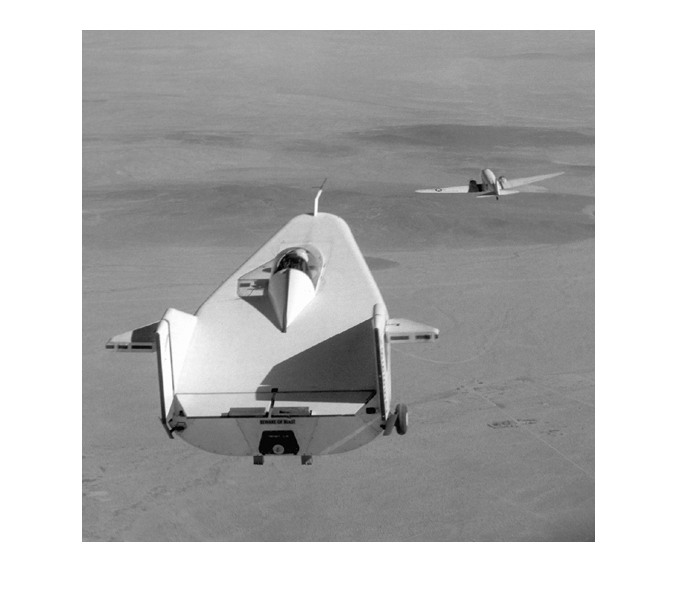
%> input picture 12.png, 677 x 598 px
$ octave Untitled4.m   (GNU Octave 9; MATLAB toolbox functions it lacks are replaced by stand-ins)
%> lines starting %> are read from the running program, lines starting %| are printed output that depends on the picture
clc
clear all
I=imread('12.png');
%> I is the input picture: size 598x677x3 uint8; min 0, max 255, mean 180.6
I=rgb2gray(I);
%> I: size 598x677 uint8
I=imresize(I,[256,256]);
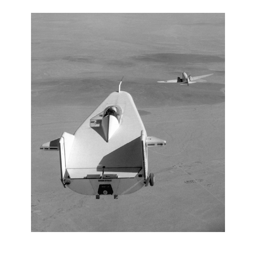
%> I: size 256x256 uint8; min 0, max 255, mean 180.6
figure
imshow(I);

S = qtdecomp(I,.27);
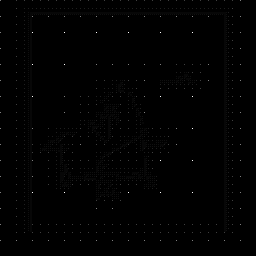
%> S: size 256x256 double; min 0, max 32, mean 0.1; drawn with min black and max white
dim=5;
%> (the run ends here)

$ run again, with p.jpg saved as 12.png
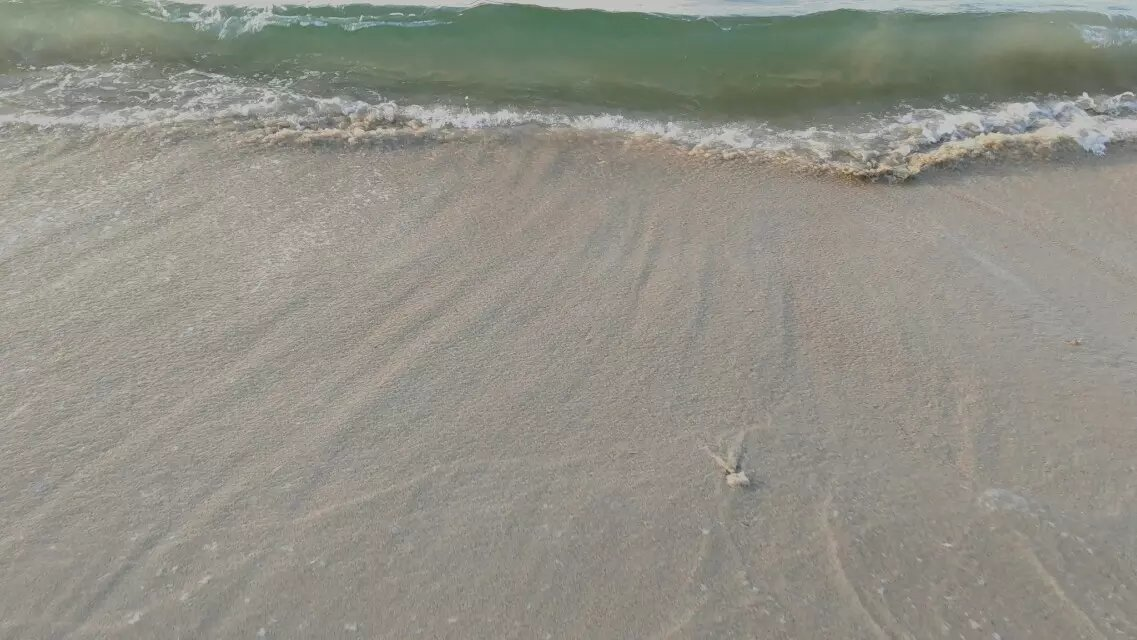
%> input picture p.jpg, 1137 x 640 px
%> I is the input picture: size 640x1137x3 uint8; mean R, G, B 145.5, 144.1, 134.6
%> `I=imresize(I,[256,256]);`:
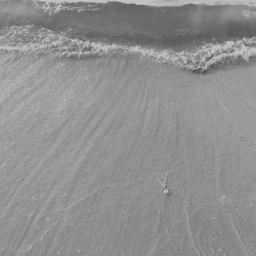
%> I: size 256x256 uint8; min 68, max 198, mean 143.4

$ run again, with tupian.jpg saved as 12.png
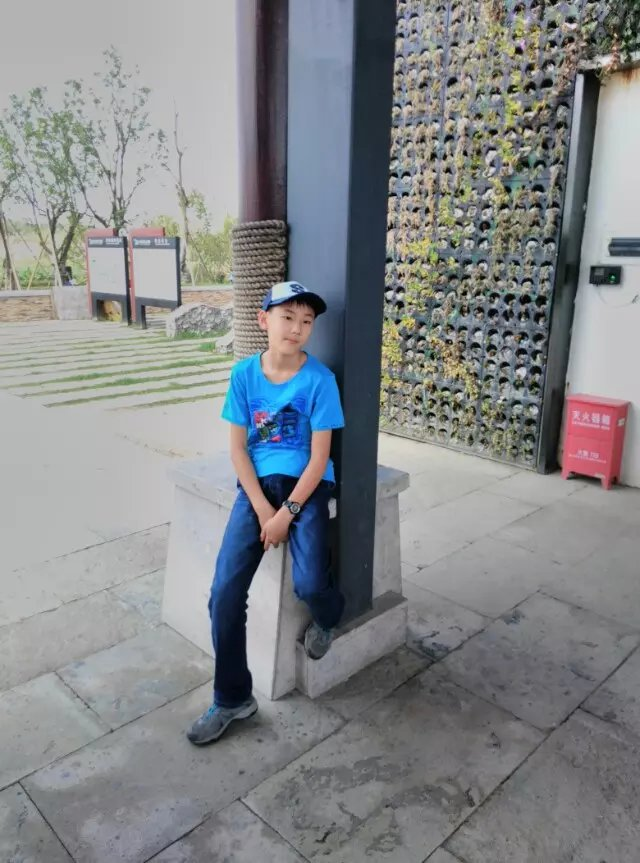
%> input picture tupian.jpg, 640 x 863 px
%> I is the input picture: size 863x640x3 uint8; mean R, G, B 131.8, 134.7, 137.1
%> `I=imresize(I,[256,256]);`:
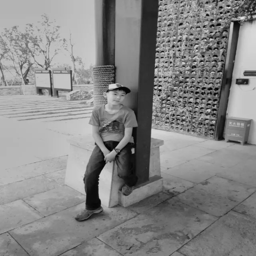
%> I: size 256x256 uint8; min 0, max 230, mean 134.1
%> `S = qtdecomp(I,.27);`:
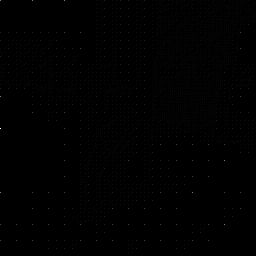
%> S: size 256x256 double; min 0, max 64, mean 0.2; drawn with min black and max white
